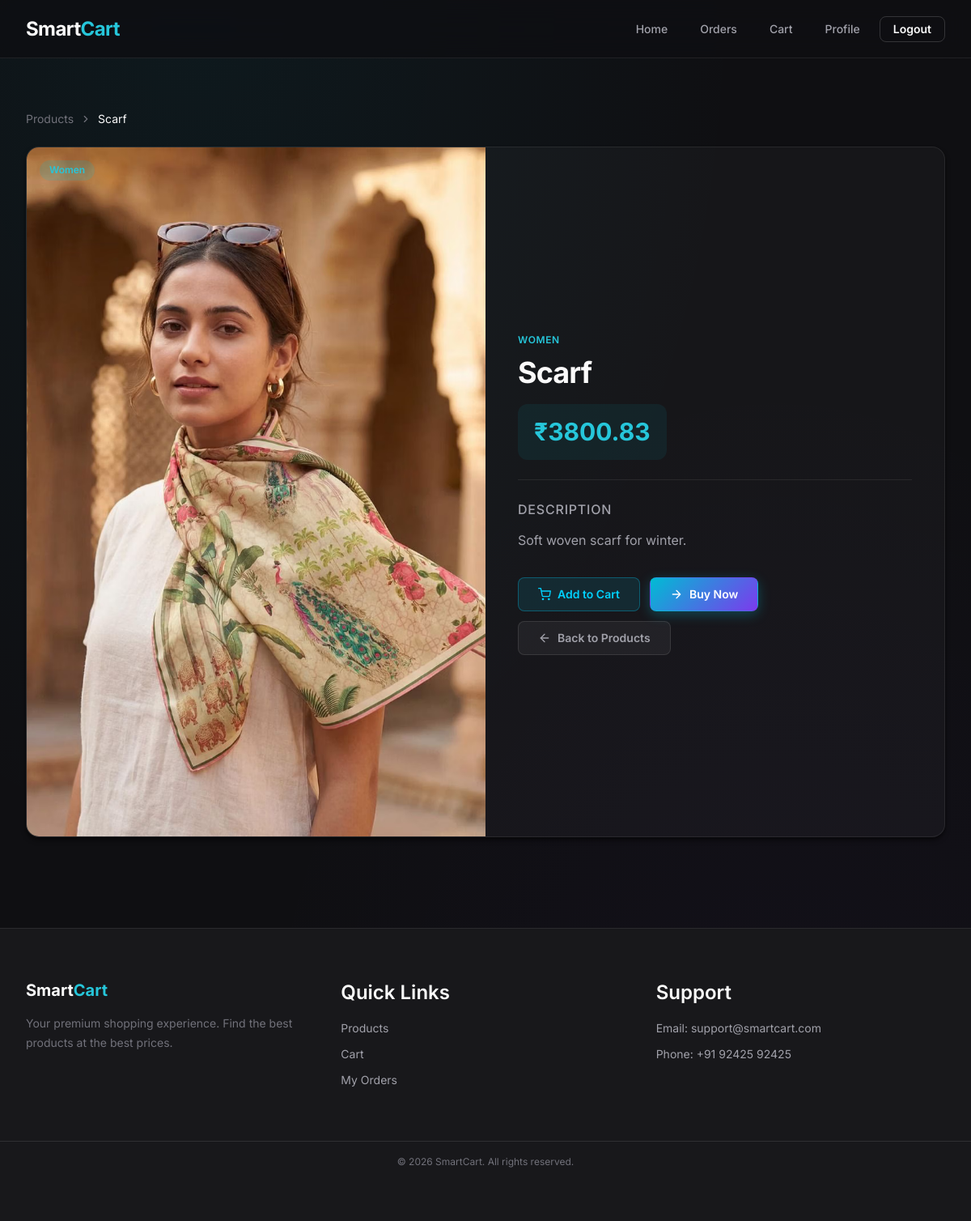
/user/product/63 (signed in), run on the app's committed database.
### tables this page shows
CREATE TABLE products (
    product_id INTEGER PRIMARY KEY AUTOINCREMENT,
    name TEXT NOT NULL,
    description TEXT,
    category TEXT,
    price REAL NOT NULL,
    image_name TEXT
);

### app.py (the view)
@app.route('/user/product/<int:product_id>')
def user_product_details(product_id):
    if not session.get('user_id'):
        flash("Please login first!", "danger")
        return redirect('/user-signin')
    conn = get_db()
    cursor = conn.cursor()
    cursor.execute("SELECT * FROM products WHERE product_id=?",(product_id,))
    product = cursor.fetchone()
    cursor.close()
    conn.close()
    if not product :
        flash('Product not found','danger')
        return redirect('/user/products')
    return render_template('user/product_details.html', product=product)

### app.py (called while the page is built)
def get_db():
    connection = sqlite3.connect(DB_PATH, detect_types=sqlite3.PARSE_DECLTYPES)
    connection.row_factory = sqlite3.Row
    return connection

### templates/user/product_details.html (shortened to what this page needs)
{% extends "user/base.html" %}
{% block content %}
<div class="sc-dashboard sc-animate-fade-in-up">
  <div style="margin-bottom: var(--sc-space-6);">
    <nav style="display: flex; align-items: center; gap: var(--sc-space-2); font-size: var(--sc-text-sm); color: var(--sc-text-muted);">
      <a href="/user/products" style="color: var(--sc-text-muted); transition: color 0.2s;">Products</a>
      <svg xmlns="http://www.w3.org/2000/svg" width="14" height="14" viewBox="0 0 24 24" fill="none"
        stroke="currentColor" stroke-width="2" stroke-linecap="round" stroke-linejoin="round">
        <polyline points="9 18 15 12 9 6"></polyline>
      </svg>
      <span style="color: var(--sc-text-primary);">{{ product.name }}</span>
    </nav>
  </div>
  <div class="glass-card" style="padding: 0; overflow: hidden;">
    <div style="display: grid; grid-template-columns: 1fr 1fr; min-height: 400px;" id="product-detail-grid">
      <div style="
        position: relative; overflow: hidden;
        background: var(--sc-bg-surface-alt);
        display: flex; align-items: center; justify-content: center;
      ">
        <img src="{{ url_for('static', filename='uploads/product_images/' + product.image_name) }}"
          alt="{{ product.name }}"
          style="width: 100%; height: 100%; object-fit: cover; transition: transform 0.4s ease;"
          onmouseenter="this.style.transform='scale(1.05)'" onmouseleave="this.style.transform='scale(1)'" />
        <span class="sc-badge sc-badge--brand"
          style="position: absolute; top: var(--sc-space-4); left: var(--sc-space-4);">
          {{ product.category }}
        </span>
      </div>
      <div style="padding: var(--sc-space-10); display: flex; flex-direction: column; justify-content: center;">
        <div style="margin-bottom: var(--sc-space-2);">
          <span style="font-size: var(--sc-text-xs); font-weight: var(--sc-weight-semibold); color: var(--sc-brand-400); text-transform: uppercase; letter-spacing: 0.05em;">
            {{ product.category }}
          </span>
        </div>
        <h1 style="font-size: var(--sc-text-3xl); font-weight: var(--sc-weight-bold); margin-bottom: var(--sc-space-4); line-height: var(--sc-leading-tight);">
          {{ product.name }}
        </h1>
        <div style="
          display: inline-flex; align-items: baseline; gap: var(--sc-space-2);
          margin-bottom: var(--sc-space-6);
          padding: var(--sc-space-3) var(--sc-space-5);
          background: rgba(0, 188, 212, 0.08);
          border-radius: var(--sc-radius-lg);
          width: fit-content;
        ">
          <span style="font-size: var(--sc-text-2xl); font-weight: var(--sc-weight-bold); color: var(--sc-brand-400);">
            ₹{{ product.price }}
          </span>
        </div>
        <div style="height: 1px; background: var(--sc-border); margin-bottom: var(--sc-space-6);"></div>
        <div style="margin-bottom: var(--sc-space-8);">
          <h6 style="margin-bottom: var(--sc-space-3);">Description</h6>
          <p style="line-height: var(--sc-leading-relaxed); color: var(--sc-text-secondary);">
            {{ product.description }}
          </p>
        </div>
        <div style="display: flex; gap: var(--sc-space-3); flex-wrap: wrap;">
          <a href="/user/add-to-cart/{{ product.product_id }}" class="sc-btn" style="background: rgba(0, 210, 255, 0.1); color: #00d2ff; border: 1px solid rgba(0, 210, 255, 0.3);">
            Add to Cart
          </a>
          <a href="/user/buy-now/{{ product.product_id }}" class="sc-btn sc-btn--primary">
            <svg xmlns="http://www.w3.org/2000/svg" width="16" height="16" viewBox="0 0 24 24" fill="none"
              stroke="currentColor" stroke-width="2" stroke-linecap="round" stroke-linejoin="round">
              <path d="M5 12h14M12 5l7 7-7 7"></path>
            </svg>
            Buy Now
          </a>
          <a href="/user/products" class="sc-btn" style="background: rgba(255, 255, 255, 0.05); color: var(--sc-text-secondary); border: 1px solid rgba(255,255,255,0.1);">
            <svg xmlns="http://www.w3.org/2000/svg" width="16" height="16" viewBox="0 0 24 24" fill="none"
              stroke="currentColor" stroke-width="2" stroke-linecap="round" stroke-linejoin="round">
              <line x1="19" y1="12" x2="5" y2="12"></line>
              <polyline points="12 19 5 12 12 5"></polyline>
            </svg>
            Back to Products
          </a>
        </div>
      </div>
    </div>
  </div>
</div>
{% endblock %}

### static/css/02-base.css (style rules this page uses)
body { display: flex; flex-direction: column; overflow-x: hidden; background-color: var(--sc-bg-body); color: var(--sc-text-primary); background-image: radial-gradient( ellipse at 20% 0%, rgba(0, 188, 212, 0.06) 0%, transparent 50% ), radial-gradient( ellipse at 80% 100%, rgba(124, 58, 237, 0.04) 0%, transparent 50% ); background-attachment: fixed; }
h1 { font-size: var(--sc-text-4xl); font-weight: var(--sc-weight-bold); letter-spacing: var(--sc-tracking-tight); line-height: var(--sc-leading-tight); color: var(--sc-text-primary); }
h6 { font-size: var(--sc-text-base); font-weight: var(--sc-weight-medium); line-height: var(--sc-leading-normal); color: var(--sc-text-secondary); text-transform: uppercase; letter-spacing: var(--sc-tracking-wider); }
p { font-size: var(--sc-text-base); line-height: var(--sc-leading-relaxed); color: var(--sc-text-secondary); }
a { color: var(--sc-text-primary); transition: var(--sc-transition-colors); }

### static/css/04-components.css (style rules this page uses)
.sc-btn { display: inline-flex; align-items: center; justify-content: center; gap: var(--sc-space-2); padding: var(--sc-space-3) var(--sc-space-6); font-size: var(--sc-text-sm); font-weight: var(--sc-weight-semibold); line-height: 1; border-radius: var(--sc-radius-md); border: 1px solid transparent; cursor: pointer; white-space: nowrap; user-select: none; transition: var(--sc-transition-all); position: relative; overflow: hidden; }
.sc-btn::after { content: ''; position: absolute; inset: 0; background: linear-gradient(105deg, transparent 40%, rgba(255, 255, 255, 0.08) 45%, rgba(255, 255, 255, 0.12) 50%, rgba(255, 255, 255, 0.08) 55%, transparent 60%); transform: translateX(-100%); transition: transform 0.6s var(--sc-ease-out); }
.sc-btn--primary, .btn-primary, button[type="submit"], button[type="button"] { background: var(--sc-gradient-brand); color: var(--sc-neutral-0); border-color: transparent; box-shadow: 0 4px 15px rgba(0, 188, 212, 0.3); }
.sc-card, .glass-card { background: rgba(255, 255, 255, 0.03); background-image: var(--sc-gradient-surface); backdrop-filter: blur(16px) saturate(180%); -webkit-backdrop-filter: blur(16px) saturate(180%); border: 1px solid var(--sc-border); border-radius: var(--sc-radius-xl); padding: var(--sc-space-8); box-shadow: var(--sc-shadow-md); transition: var(--sc-transition-all); position: relative; overflow: hidden; }
.sc-card--glass, .glass-card { background: rgba(255, 255, 255, 0.03); backdrop-filter: blur(16px); -webkit-backdrop-filter: blur(16px); }
.sc-badge { display: inline-flex; align-items: center; gap: var(--sc-space-1); padding: var(--sc-space-1) var(--sc-space-3); font-size: var(--sc-text-xs); font-weight: var(--sc-weight-semibold); border-radius: var(--sc-radius-full); line-height: 1.4; }
.sc-badge--brand { background: rgba(0, 188, 212, 0.15); color: var(--sc-brand-400); }

### static/css/06-animations.css (style rules this page uses)
.sc-animate-fade-in-up { animation: sc-fade-in-up var(--sc-duration-slow) var(--sc-ease-out) both; }

### static/css/07-pages.css (style rules this page uses)
.sc-dashboard { padding: var(--sc-space-8) 0; }

### data on the page
products: name "Scarf", image_name+name (picture), category "Women", category "WOMEN", price "3800.83", description "Soft woven scarf for winter."
